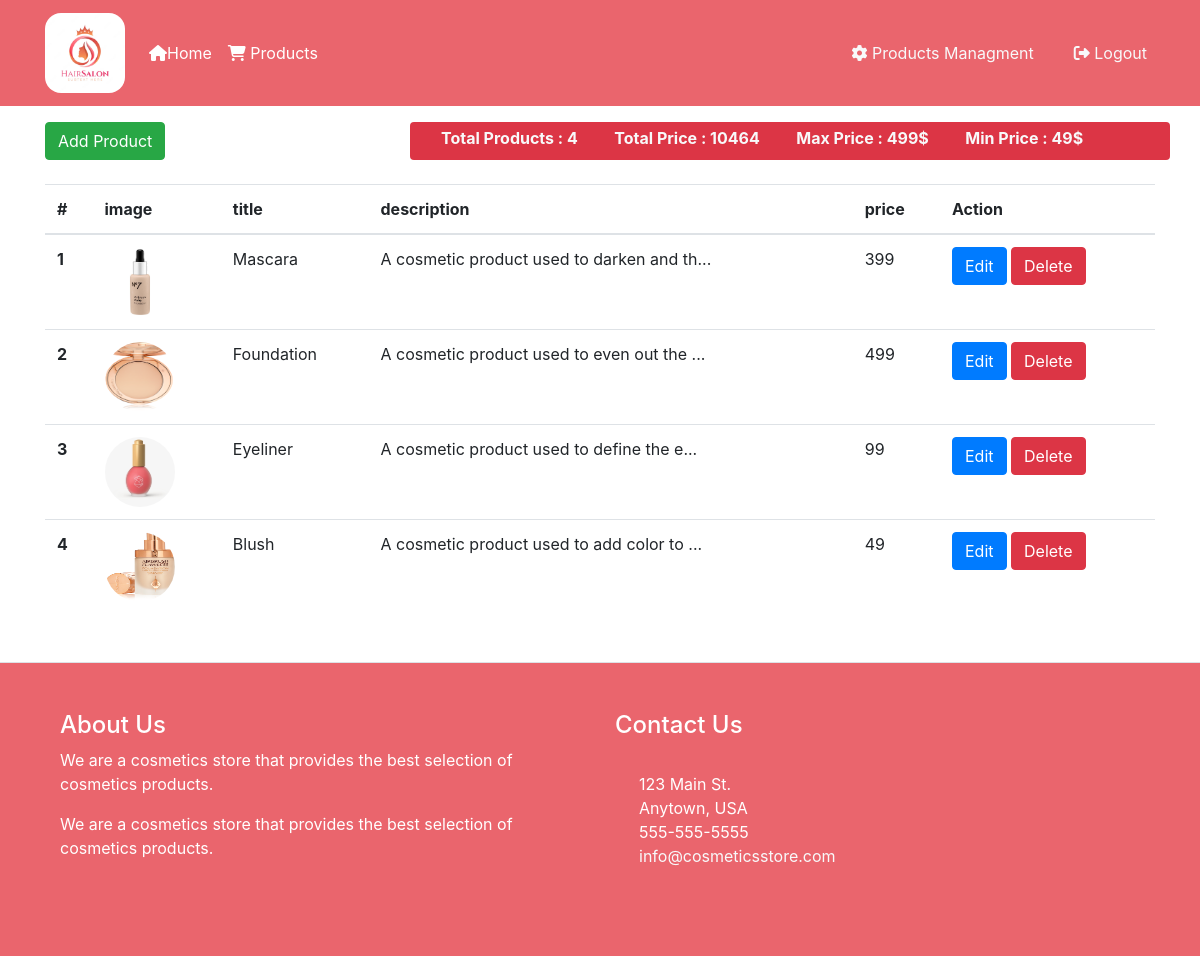
/products (signed in), run on the app's committed database.
### tables this page shows
CREATE TABLE `products` (
  `id` int(11) NOT NULL,
  `id_admin` int(11) DEFAULT NULL,
  `image` longtext DEFAULT NULL,
  `title` varchar(100) DEFAULT NULL,
  `description` varchar(100) DEFAULT NULL,
  `price` double(10,5) DEFAULT NULL
);

### app/controllers/Products.php (called while the page is built, shortened)
<?php
class Products extends Controller
{
  protected $productModel;
  public function __construct()
  {
    $this->productModel = $this->model('Product');
  }
  public function index()
  {
    $product = $this->productModel->getProducts();
    $totalProducts = $this->productModel->getTotalProducts();
    $totalPrice = $this->productModel->getTotalPrice();
    $maxPrice = $this->productModel->getMaxPrice();
    $minPrice = $this->productModel->getMinPrice();
    $data = [
      'products' => $product,
      'totalProducts' => $totalProducts->total,
      'totalPrice' => $totalPrice->totalPrice,
      'maxPrice' => $maxPrice->maxPrice,
      'minPrice' => $minPrice->minPrice
    ];
    $this->view('products/index', $data);
  }
}

### app/libraries/Core.php (called while the page is built, shortened)
<?php
class Core
{
  protected $currentMethod = 'index';
  public function __construct()
  {
    $url = $this->getUrl();
    if (isset($url[0])) {
      if (file_exists('../app/controllers/' . ucwords($url[0]) . '.php')) {
        unset($url[0]);
      }
    }
    $this->currentController = new $this->currentController;
    $this->params = $url ? array_values($url) : [];
    call_user_func_array([$this->currentController, $this->currentMethod], $this->params);
  }
  public function getUrl()
  {
    if (isset($_GET['url'])) {
      $url = rtrim($_GET['url'], '/');
      $url = filter_var($url, FILTER_SANITIZE_URL);
      $url = explode('/', $url);
      return $url;
    }
  }
}

### public/index.php (called while the page is built, shortened)
<?php
  $init = new Core;

### app/libraries/Database.php (called while the page is built, shortened)
<?php
class Database {
	private $host = DB_HOST;
	private $user = DB_USER;
	private $pass = DB_PASS;
	private $dbname = DB_NAME;
	private $dbh;
	private $stmt;
	public function __construct() {
		$dsn = 'mysql:host=' . $this->host . ';dbname=' . $this->dbname;
		$options = array (
			PDO::ATTR_PERSISTENT => true,
			PDO::ATTR_ERRMODE => PDO::ERRMODE_EXCEPTION
		);
		try {
			$this->dbh = new PDO ($dsn, $this->user, $this->pass, $options);
		}
		catch ( PDOException $e ) {
			$this->error = $e->getMessage();
		}
	}
	public function query($query) {
		$this->stmt = $this->dbh->prepare($query);
	}
	public function execute(){
		return $this->stmt->execute();
	}
	public function resultset(){
		$this->execute();
		return $this->stmt->fetchAll(PDO::FETCH_OBJ);
	}
}

### app/models/Product.php (called while the page is built, shortened)
<?php
class Product
{
  private $db;
  public function __construct()
  {
    $this->db = new Database;
  }
  public function getProducts()
  {
    $this->db->query("SELECT * FROM products");
    $results = $this->db->resultset();
    return $results;
  }
  public function getTotalProducts()
  {
    $this->db->query("SELECT count(*) as 'total' FROM products");
    $row = $this->db->single();
    return $row;
  }
  public function getMaxPrice()
  {
    $this->db->query("SELECT MAX(price) as 'maxPrice' FROM products");
    $row = $this->db->single();
    return $row;
  }
  public function getMinPrice()
  {
    $this->db->query("SELECT MIN(price) as 'minPrice' FROM products");
    $row = $this->db->single();
    return $row;
  }
  public function getTotalPrice()
  {
    $this->db->query("SELECT SUM(price) as 'totalPrice' FROM products");
    $row = $this->db->single();
    return $row;
  }
}

### app/views/products/index.php (the view, shortened to what this page needs)
<?php require APPROOT . '/views/inc/header.php'; ?>
<div class="container">
  <div class="row">
    <a class="col-md-4" href="<?php echo URLROOT; ?>/products/add"><button class="btn btn-success">Add
        Product</button></a>
    <div class="col-md-8  rounded border-secondary bg-danger text-light pt-1">
      <span class="total-products col-md-3 font-weight-bold  px-3 mt-1">Total Products :
        <?php echo ($data['totalProducts']) ?></span>
      <span class="total-products col-md-3 font-weight-bold  px-3 mt-1">Total Price :
        <?php echo ($data['totalPrice']) ?>4</span>
      <span class="max-price col-md-3 font-weight-bold px-3 mt-1">Max Price : <?php echo ($data['maxPrice']) ?>$</span>
      <span class="min-price col-md-3 font-weight-bold px-3 mt-1">Min Price : <?php echo ($data['minPrice']) ?>$</span>
    </div>
  </div>
  <div>
    <table class="table my-4">
      <thead>
        <tr>
          <th scope="col">#</th>
          <th scope="col">image</th>
          <th scope="col">title</th>
          <th scope="col">description</th>
          <th scope="col">price</th>
          <th scope="col">Action</th>
        </tr>
      </thead>
      <tbody>
        <?php foreach ($data['products'] as $i => $product) : ?>
        <tr>
          <th scope="row"><?php echo $i + 1 ?></th>
          <td class="logo ">
            <img style="width: 70px;height:70px; border-radius:50%"
              src="<?php echo URLROOT . '/public/assets/images/' . $product->image ?>" alt=" products image">
          </td>
          <td class="title"><?php echo $product->title ?></td>
          <td class=""><?php echo substr($product->description, 0, 40) ?>...</td>
          <td class="creationDate"><?php echo $product->price ?></td>
          <td class="action">
            <a href="<?php echo URLROOT; ?>/products/edit/<?php echo $product->id; ?>">
              <button class="btn btn-primary">Edit</button>
            </a>
            <a href="<?php echo URLROOT; ?>/products/delete/<?php echo $product->id; ?>">
              <button class="btn btn-danger">Delete</button>
            </a>
          </td>
        </tr>
        <?php endforeach; ?>
      </tbody>
    </table>
  </div>
</div>
<?php require APPROOT . '/views/inc/footer.php'; ?>

### data on the page
products: image (picture), title "Mascara", description "A cosmetic product used to darken and th", price "399"
products: image (picture), title "Foundation", description "A cosmetic product used to even out the", price "499"
products: image (picture), title "Eyeliner", description "A cosmetic product used to define the e", price "99"
products: image (picture), title "Blush", description "A cosmetic product used to add color to", price "49"

### other printed values
$data['totalProducts'] "4"
$data['totalPrice'] "1046"
$data['maxPrice'] "499"
$data['minPrice'] "49"
